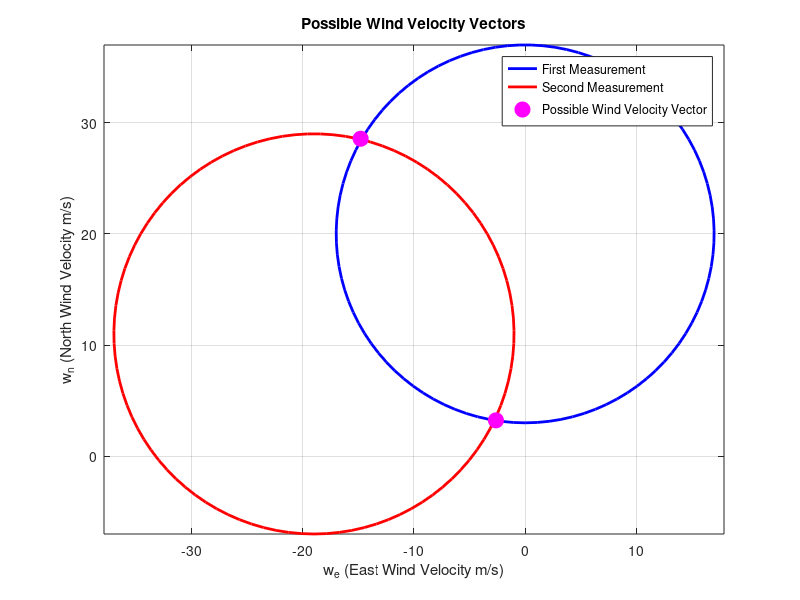

This chart was generated by the following MATLAB code: (Note: this script raises an error after producing the figure.)
%%
close all; clear; clc;


%% Problem 2
angles = linspace(0, 2*pi, 100);
wind_vecs_1 = -17 .* [cos(angles); sin(angles)] + [20; 0];
wind_vecs_2 = -18 .* [cos(angles); sin(angles)] + [11; -19];

% Find where they intersect
angle_diff = vecnorm(wind_vecs_2 - wind_vecs_1, 2, 1);

% Plot
figure();
plot(wind_vecs_1(2,:), wind_vecs_1(1,:), 'linewidth', 2, 'color', 'b')
hold on
grid on
plot(wind_vecs_2(2,:), wind_vecs_2(1,:), 'linewidth', 2, 'color', 'r')
scatter([-14.8; -2.627], [28.557; 3.223], 'filled', 'MarkerEdgeColor', 'm', 'MarkerFaceColor', 'm', 'Marker', 'o', 'SizeData', 120)


xlabel('w_e (East Wind Velocity m/s)')
ylabel('w_n (North Wind Velocity m/s)')
title('Possible Wind Velocity Vectors')
legend('First Measurement', 'Second Measurement', 'Possible Wind Velocity Vector', 'location', 'best')
%legend('Second Measurement', 'location', 'best')
axis equal



%% Problem 3
% Wind sensitivity analysis
Vee = [20; 0; 0];
Va = 15;
phi = 0;
theta = 5 * pi/180;
psi = 0;

beta = 2 * pi/180;
alpha = 8 * pi/180;

% Euler angles
euler_angles = [phi; theta; psi];

nominal_wind = CalculateInertialWind(Vee, euler_angles, Va, beta, alpha);


% Sensitivity analysis
